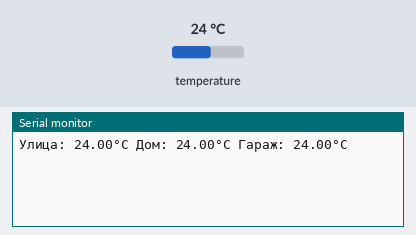
This sketch was run on a simulated STM32 Blue Pill. Parts: the last lines printed to the serial monitor. Inputs (shaded band) come from the test bench; at power-on: temperature 24 °C.

Above: at 1.8 s.
1.9 s: temperature set to 12 °C
At 2.8 s:
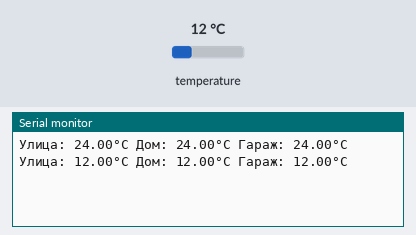
3.4 s: temperature set to 19 °C
At 4.8 s:
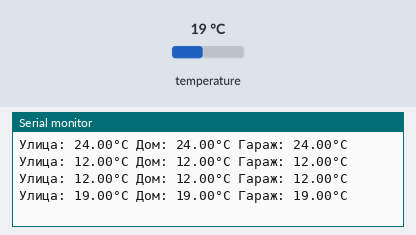
Timing chart, 0 to 6.4 s (numbered marks = the images above; inputs shaded):
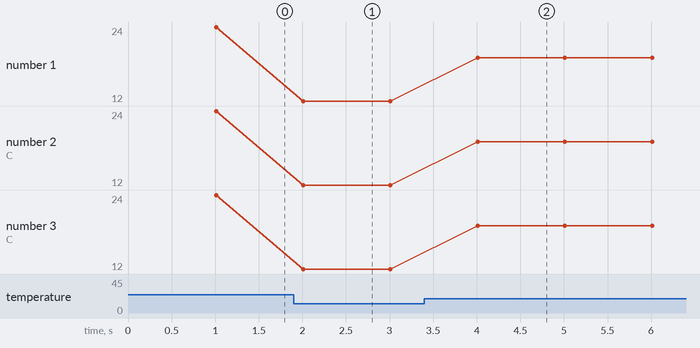

The sketch:

STM32_DS18B20_3_sensors.ino
```cpp
#include <microDS18B20.h>
#define DS_PIN PB9

uint8_t s1_addr[] = {0x28, 0xFF, 0x64, 0xE, 0x77, 0x9A, 0xF3, 0x74};
uint8_t s2_addr[] = {0x28, 0xFF, 0x64, 0xE, 0x76, 0x6E, 0xFA, 0xE1};
uint8_t s3_addr[] = {0x28, 0xFF, 0x64, 0xE, 0x77, 0xD3, 0x9D, 0x27};

MicroDS18B20<DS_PIN, s1_addr> sensor1;
MicroDS18B20<DS_PIN, s2_addr> sensor2;
MicroDS18B20<DS_PIN, s3_addr> sensor3;

static uint32_t tmr;

void setup() {
  Serial.begin(115200);//USB
}
void loop() {
  if (millis() - tmr >= 1000) {
    tmr = millis();
    DS18(sensor1, "Улица: ");
    DS18(sensor2, "Дом: ");
    DS18(sensor3, "Гараж: ");
    Serial.println();
  }
}
template <class B>
void DS18(B sensor, String names) {
  if (sensor.readTemp()) {
    Serial.print(names + String(sensor.getTemp()) + "°C");
    Serial.print(' ');
  } else {
    Serial.print("error");
  }
  sensor.requestTemp();
}
```

Measured:
- after the input at 1.9 s, the serial monitor: prints a new line after 0.11 s (image 1)
- after the input at 3.4 s, the serial monitor: prints a new line after 0.61 s (image 2)
- plotted number 1: 24 → 12 after the input at 1.9 s, 12 → 19 after the input at 3.4 s
- plotted number 2: 24 → 12 after the input at 1.9 s, 12 → 19 after the input at 3.4 s
- plotted number 3: 24 → 12 after the input at 1.9 s, 12 → 19 after the input at 3.4 s
